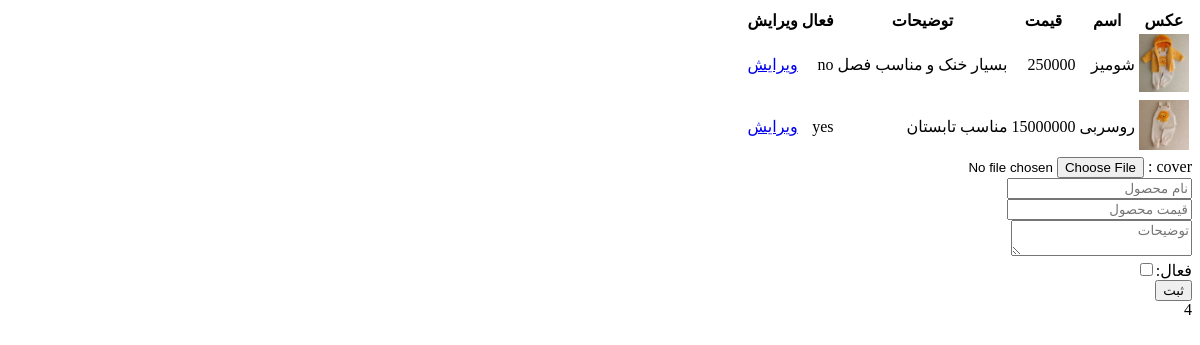
Before: /admin/dashboard/products (signed in) with the older database file.
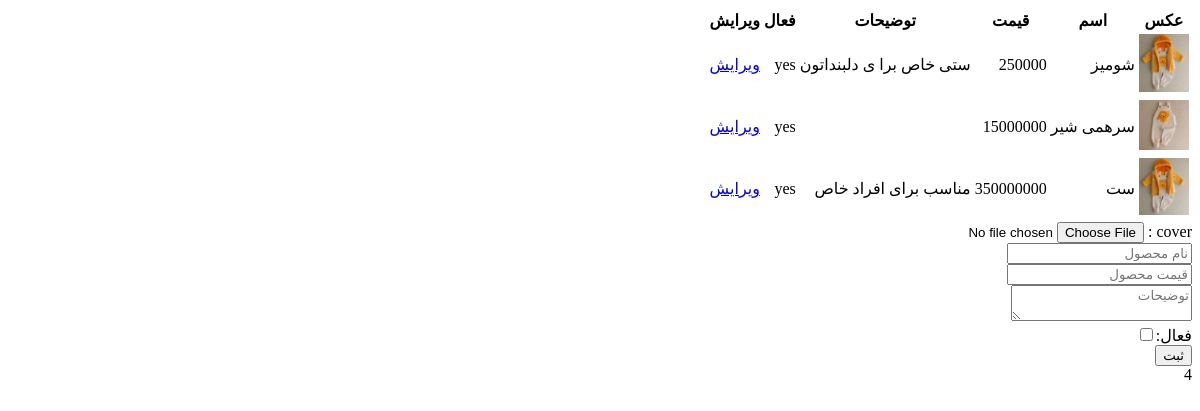
After: the same page with the newer database file.
### models/product.py (models this page shows)
class Product(db.Model):
    __tablename__="products"
    id=Column(Integer,primary_key=True)
    name = Column(String,unique=True,nullable=False,index=True)
    price=Column(Integer,nullable=False,index=True)
    description=Column(String,nullable=False,index=True)
    active =Column(Integer,nullable=False,index=True)

### blueprints/admin.py (the view, shortened to what this page needs)
@admin.route('/admin/dashboard/products', methods=['GET' ,'POST'])
def products():
    if request.method == "GET":
        products=Product.query.all()
        return render_template('products.html',products=products)

### blueprints/admin.py (called while the page is built)
@admin.before_request
def before_request():
    if session.get('admin_login', None) == None and request.endpoint !='admin.login':
        abort(403)

### templates/products.html (shortened to what this page needs)
{% extends 'base.html' %}
{% block body %}
<table>
    <tr>
        <th>عکس</th>
        <th>اسم</th>
        <th>قیمت</th>
        <th>توضیحات</th>
        <th>فعال</th>
        <th>ویرایش</th>
    </tr>
    {% for p in products %}
    <tr>
        <td><img style="width : 50px" src="/static/cover/{{ p.id }}.jpg"></td>
        <td>{{p.name}}</td>
        <td>{{p.price}}</td>
        <td>{{p.description}}</td>
        <td>{{ "yes" if p.active ==1 else "no" }}</td>
        <td><a href="/admin/dashboard/edit-product/{{ p.id }}">ویرایش</a></td>
    </tr>
    {% endfor %}
</table>
<form action="#" method="POST" enctype="multipart/form-data">
    <label>cover : </label><input type="file" name="cover"><br>
    <input type="text" name="name" placeholder="نام محصول"><br>
    <input type="number" name="price" placeholder="قیمت محصول"><br>
    <textarea name="description" placeholder="توضیحات"></textarea><br>
    <label>فعال:</label><input type="checkbox" value="1" name="acvtive"><br>
    <button type="submit">ثبت</button>
</form>
{% endblock %}

### templates/base.html (shortened to what this page needs)
<!doctype html>
<html lang="fa" dir="rtl">
<head>
</head>
<body>
    {% block body %}{% endblock %}
</body>
</html>

Changed rows visible on the page:
changed Product "شومیز": description "بسیار خنک و مناسب فصل" → "ستی خاص برا ی دلبنداتون"; active "no" → "yes"
changed Product: name "روسربی" → "سرهمی شیر"; description "مناسب تابستان" → (not shown)
added Product: name "ست", price "350000000", description "مناسب برای افراد خاص", active "yes"
